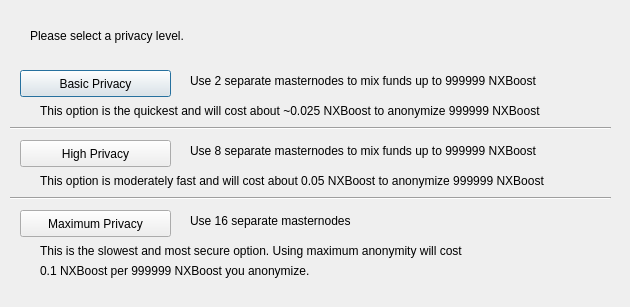
<?xml version="1.0" encoding="UTF-8"?>
<ui version="4.0">
 <class>DarksendConfig</class>
 <widget class="QDialog" name="DarksendConfig">
  <property name="geometry">
   <rect>
    <x>0</x>
    <y>0</y>
    <width>630</width>
    <height>307</height>
   </rect>
  </property>
  <property name="windowTitle">
   <string>Configure Darksend</string>
  </property>
  <widget class="QPushButton" name="buttonBasic">
   <property name="geometry">
    <rect>
     <x>20</x>
     <y>70</y>
     <width>151</width>
     <height>27</height>
    </rect>
   </property>
   <property name="text">
    <string>Basic Privacy</string>
   </property>
  </widget>
  <widget class="QPushButton" name="buttonHigh">
   <property name="geometry">
    <rect>
     <x>20</x>
     <y>140</y>
     <width>151</width>
     <height>27</height>
    </rect>
   </property>
   <property name="text">
    <string>High Privacy</string>
   </property>
  </widget>
  <widget class="QPushButton" name="buttonMax">
   <property name="geometry">
    <rect>
     <x>20</x>
     <y>210</y>
     <width>151</width>
     <height>27</height>
    </rect>
   </property>
   <property name="text">
    <string>Maximum Privacy</string>
   </property>
  </widget>
  <widget class="QLabel" name="label">
   <property name="geometry">
    <rect>
     <x>30</x>
     <y>20</y>
     <width>571</width>
     <height>31</height>
    </rect>
   </property>
   <property name="text">
    <string>Please select a privacy level.</string>
   </property>
  </widget>
  <widget class="QLabel" name="label_2">
   <property name="geometry">
    <rect>
     <x>190</x>
     <y>70</y>
     <width>421</width>
     <height>21</height>
    </rect>
   </property>
   <property name="text">
    <string>Use 2 separate masternodes to mix funds up to 999999 NXBoost</string>
   </property>
  </widget>
  <widget class="QLabel" name="label_3">
   <property name="geometry">
    <rect>
     <x>190</x>
     <y>140</y>
     <width>411</width>
     <height>21</height>
    </rect>
   </property>
   <property name="text">
    <string>Use 8 separate masternodes to mix funds up to 999999 NXBoost</string>
   </property>
  </widget>
  <widget class="QLabel" name="label_4">
   <property name="geometry">
    <rect>
     <x>190</x>
     <y>210</y>
     <width>421</width>
     <height>21</height>
    </rect>
   </property>
   <property name="text">
    <string>Use 16 separate masternodes</string>
   </property>
  </widget>
  <widget class="QLabel" name="label_6">
   <property name="geometry">
    <rect>
     <x>40</x>
     <y>100</y>
     <width>561</width>
     <height>21</height>
    </rect>
   </property>
   <property name="text">
    <string>This option is the quickest and will cost about ~0.025 NXBoost to anonymize 999999 NXBoost</string>
   </property>
  </widget>
  <widget class="QLabel" name="label_7">
   <property name="geometry">
    <rect>
     <x>40</x>
     <y>170</y>
     <width>561</width>
     <height>21</height>
    </rect>
   </property>
   <property name="text">
    <string>This option is moderately fast and will cost about 0.05 NXBoost to anonymize 999999 NXBoost</string>
   </property>
  </widget>
  <widget class="QLabel" name="label_8">
   <property name="geometry">
    <rect>
     <x>40</x>
     <y>240</y>
     <width>561</width>
     <height>21</height>
    </rect>
   </property>
   <property name="text">
    <string>This is the slowest and most secure option. Using maximum anonymity will cost</string>
   </property>
  </widget>
  <widget class="QLabel" name="label_9">
   <property name="geometry">
    <rect>
     <x>40</x>
     <y>260</y>
     <width>561</width>
     <height>21</height>
    </rect>
   </property>
   <property name="text">
    <string>0.1 NXBoost per 999999 NXBoost you anonymize.</string>
   </property>
  </widget>
  <widget class="Line" name="line">
   <property name="geometry">
    <rect>
     <x>10</x>
     <y>120</y>
     <width>601</width>
     <height>16</height>
    </rect>
   </property>
   <property name="orientation">
    <enum>Qt::Horizontal</enum>
   </property>
  </widget>
  <widget class="Line" name="line_2">
   <property name="geometry">
    <rect>
     <x>10</x>
     <y>190</y>
     <width>601</width>
     <height>16</height>
    </rect>
   </property>
   <property name="orientation">
    <enum>Qt::Horizontal</enum>
   </property>
  </widget>
 </widget>
 <resources/>
 <connections/>
</ui>
